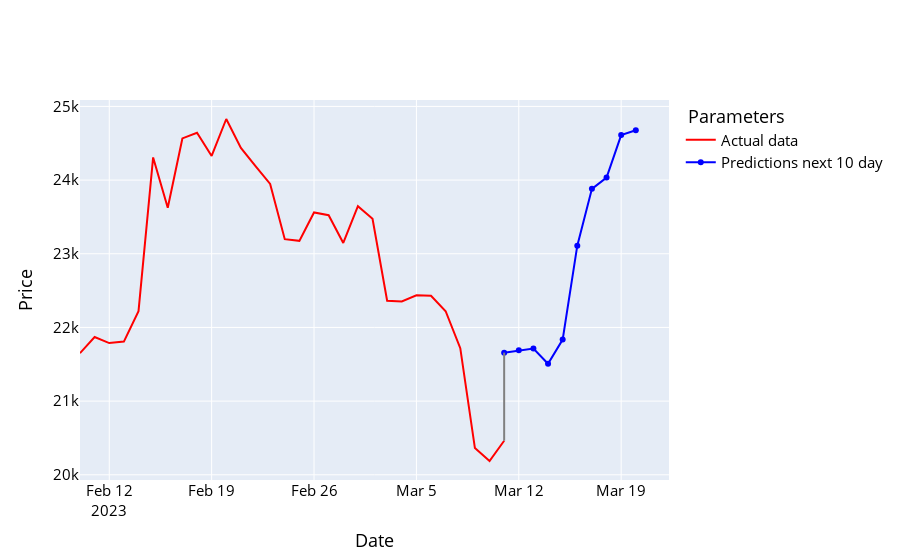

The code cell stored with this chart in its notebook:
### Code cell
names = cycle(['Predictions next 10 day', 'Actual data '])

fig = go.Figure()

fig.add_trace(go.Scatter(x=y_future_data.index, y=y_future_data['Adj Close'], name='Actual data ',
                         line=dict(width=2, color='red')))
fig.add_trace(go.Scatter(x=prediction_df.index, y=prediction_df['Adj Close'], name='Predictions next 10 day',
                         line=dict(width=2, color='blue')))

fig.add_shape(type='line',
              x0=prediction_df.index[0], y0=prediction_df['Adj Close'][0],
              x1=y_future_data.index[-1], y1=y_future_data['Adj Close'][-1],
              line=dict(color='grey', width=2))
fig.update_layout(xaxis_title='Date', yaxis_title='Price',
                  font_size=15, font_color='black', legend_title_text=' Parameters')
fig.show()

### Figure 1 — Plotly figure (JSON) as saved in the notebook; plotly's stock layout.template omitted (floating-point values rounded to 4 significant figures)
{"data": [{"line": {"color": "red", "width": 2}, "name": "Actual data ", "type": "scatter", "x": ["2023-02-10T00:00:00", "2023-02-11T00:00:00", "2023-02-12T00:00:00", "2023-02-13T00:00:00", "2023-02-14T00:00:00", "2023-02-15T00:00:00", "2023-02-16T00:00:00", "2023-02-17T00:00:00", "2023-02-18T00:00:00", "2023-02-19T00:00:00", "2023-02-20T00:00:00", "2023-02-21T00:00:00", "2023-02-22T00:00:00", "2023-02-23T00:00:00", "2023-02-24T00:00:00", "2023-02-25T00:00:00", "2023-02-26T00:00:00", "2023-02-27T00:00:00", "2023-02-28T00:00:00", "2023-03-01T00:00:00", "2023-03-02T00:00:00", "2023-03-03T00:00:00", "2023-03-04T00:00:00", "2023-03-05T00:00:00", "2023-03-06T00:00:00", "2023-03-07T00:00:00", "2023-03-08T00:00:00", "2023-03-09T00:00:00", "2023-03-10T00:00:00", "2023-03-11T00:00:00"], "y": [21650.0, 21870.0, 21790.0, 21810.0, 22220.0, 24310.0, 23620.0, 24570.0, 24640.0, 24330.0, 24830.0, 24440.0, 24190.0, 23950.0, 23200.0, 23180.0, 23560.0, 23520.0, 23150.0, 23650.0, 23480.0, 22360.0, 22350.0, 22440.0, 22430.0, 22220.0, 21720.0, 20360.0, 20190.0, 20460.0]}, {"line": {"color": "blue", "width": 2}, "name": "Predictions next 10 day", "type": "scatter", "x": ["2023-03-11T00:00:00", "2023-03-12T00:00:00", "2023-03-13T00:00:00", "2023-03-14T00:00:00", "2023-03-15T00:00:00", "2023-03-16T00:00:00", "2023-03-17T00:00:00", "2023-03-18T00:00:00", "2023-03-19T00:00:00", "2023-03-20T00:00:00"], "y": [21660.0, 21690.0, 21720.0, 21510.0, 21840.0, 23110.0, 23880.0, 24030.0, 24610.0, 24680.0]}], "layout": {"font": {"color": "black", "size": 15}, "legend": {"title": {"text": " Parameters"}}, "shapes": [{"line": {"color": "grey", "width": 2}, "type": "line", "x0": "2023-03-11T00:00:00", "x1": "2023-03-11T00:00:00", "y0": 21660.0, "y1": 20460.0}], "xaxis": {"title": {"text": "Date"}}, "yaxis": {"title": {"text": "Price"}}}}
